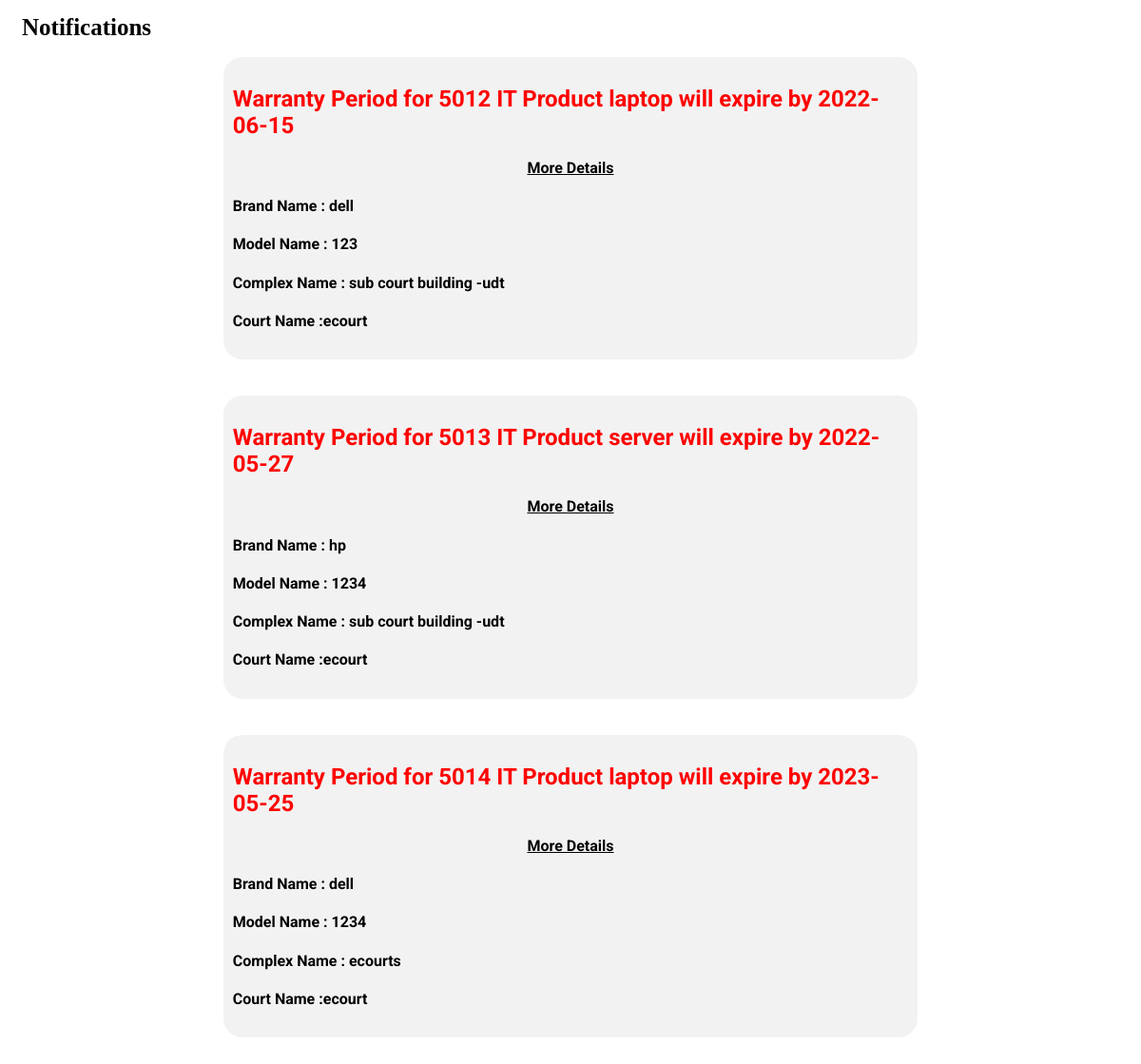
/notification_display.php, run on the app's committed database.
### tables this page shows
CREATE TABLE `itstocks` (
  `IT_Stocks_id` int(255) NOT NULL,
  `Product_Name` varchar(255) NOT NULL,
  `Brand_Name` varchar(255) NOT NULL,
  `Model_Name` varchar(255) NOT NULL,
  `Serial_No` varchar(255) NOT NULL,
  `Complex_Name` varchar(255) NOT NULL,
  `Court_Name` varchar(255) NOT NULL,
  `Project_Fund` varchar(255) NOT NULL,
  `Installed_Year` varchar(255) NOT NULL,
  `DateOfPurchase` date NOT NULL,
  `expiry` date NOT NULL
);

### notification_display.php (the view, shortened to what this page needs)
<?php
require_once "db.php";
$query = "SELECT * FROM itstocks WHERE DATEDIFF(expiry,CURRENT_DATE)<=7";
$result = mysqli_query($conn, $query);
?>
<!DOCTYPE html>
<html lang="en">
<head>
</head>
<body>
<h1>Notifications</h1>
<?php
if (mysqli_num_rows($result) > 0) {
  $sn=1;
  while($data = mysqli_fetch_assoc($result)) {
 ?>
 <div class="container d-flex justify-content-center">
	<div class="card mt-5 p-3">
		<div class="media">
  			<div class="media-body">
    			<h2 class="mt-2 mb-0">Warranty Period for <?php echo $data['IT_Stocks_id']; ?> IT Product <?php echo $data['Product_Name']; ?> will expire by <?php echo $data['expiry']; ?> </h2>
    			<h4><u><center>More Details</center></u></h4>
    			<h4>Brand Name : <?php echo $data['Brand_Name']; ?></h4>
    			<h4>Model Name : <?php echo $data['Model_Name']; ?></h4>
    			<h4>Complex Name : <?php echo $data['Complex_Name']; ?></h4>
    			<h4>Court Name :<?php echo $data['Court_Name']; ?>  </h4>
  			</div>
		</div>
	</div>
</div>
 <br>
<br>
 <?php
  $sn++;}} else { ?>
    <tr>
     <td colspan="8">No data found</td>
    </tr>
 <?php } ?>
 </body>
 </html>

### notification_display.php (style rules this page uses)
body { font-family: 'Roboto', sans-serif; }
.card { width: 60%; border: none; border-radius: 20px; margin:auto; padding:10px 10px 10px 10px; background-color: #f2f2f2; }
h1 { margin-top:15px; margin-left:15px; font-family: Georgia, serif; font-size:25px; font-weight:bolder; }
h4 { color: black; }
h2 { color: red; }

### data on the page
itstocks: IT_Stocks_id "5012", Product_Name "laptop", expiry "2022-06-15", Brand_Name "dell", Model_Name "123", Complex_Name "sub court building -udt", Court_Name "ecourt"
itstocks: IT_Stocks_id "5013", Product_Name "server", expiry "2022-05-27", Brand_Name "hp", Model_Name "1234", Complex_Name "sub court building -udt", Court_Name "ecourt"
itstocks: IT_Stocks_id "5014", Product_Name "laptop", expiry "2023-05-25", Brand_Name "dell", Model_Name "1234", Complex_Name "ecourts", Court_Name "ecourt"
